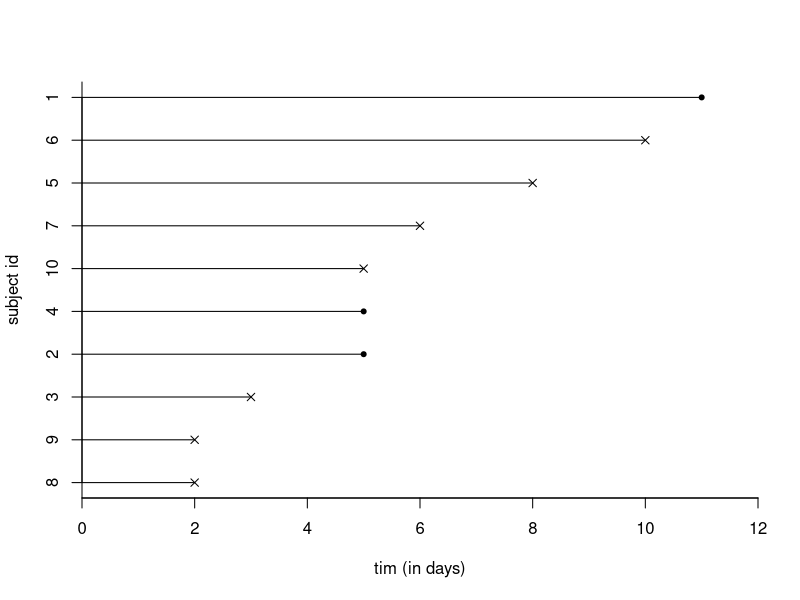
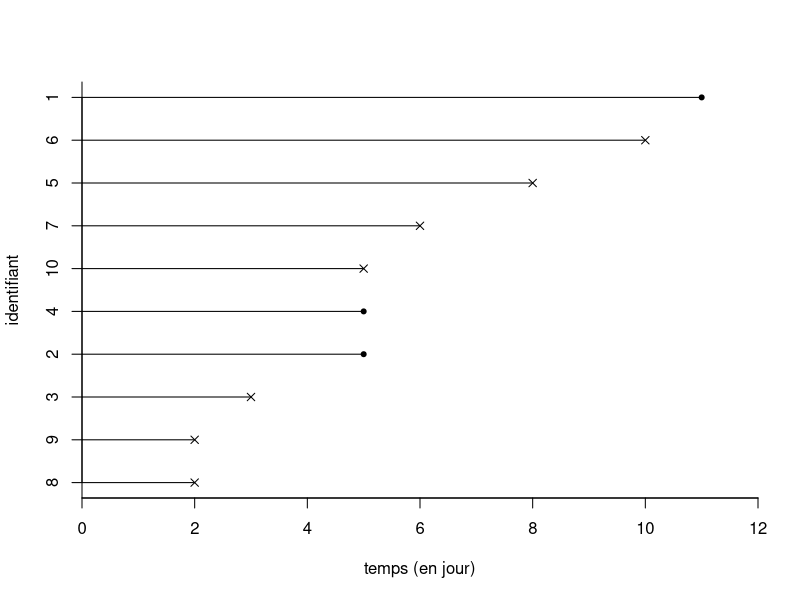

These figures' R source, in order:
dat <- data.frame(time = c(2,2,3,5,5,5,6,8,10,11), 
                  subject = c(8,9,3,2,4,10,7,5,6,1), 
                  censoring = c(1,1,1,0,0,1,1,1,1,0))
plot(x = dat$time, 
     y = 1:nrow(dat), 
     type = 'p', 
     pch = c(20,4)[dat$censoring + 1], 
     xlim = c(0,12),
     xlab = "tim (in days)",
     ylab = "subject id",
     bty = "l",
     xaxs = "i",
     yaxt = "n")
Axis(side = 2, labels = dat$subject, at = 1:nrow(dat))
for(o in 1:nrow(dat)){
 segments(x0 = 0, 
          x1 = dat$time[o],
          y0 = o, 
          y1 = o)
}


dat <- data.frame(time = c(2,2,3,5,5,5,6,8,10,11), 
                  subject = c(8,9,3,2,4,10,7,5,6,1), 
                  censoring = c(1,1,1,0,0,1,1,1,1,0))
plot(x = dat$time, 
     y = 1:nrow(dat), 
     type = 'p', 
     pch = c(20,4)[dat$censoring + 1], 
     xlim = c(0,12),
     xlab = "temps (en jour)",
     ylab = "identifiant",
     bty = "l",
     xaxs = "i",
     yaxt = "n")
Axis(side = 2, labels = dat$subject, at = 1:nrow(dat))
for(o in 1:nrow(dat)){
   segments(x0 = 0, 
            x1 = dat$time[o],
            y0 = o, 
            y1 = o)
}
